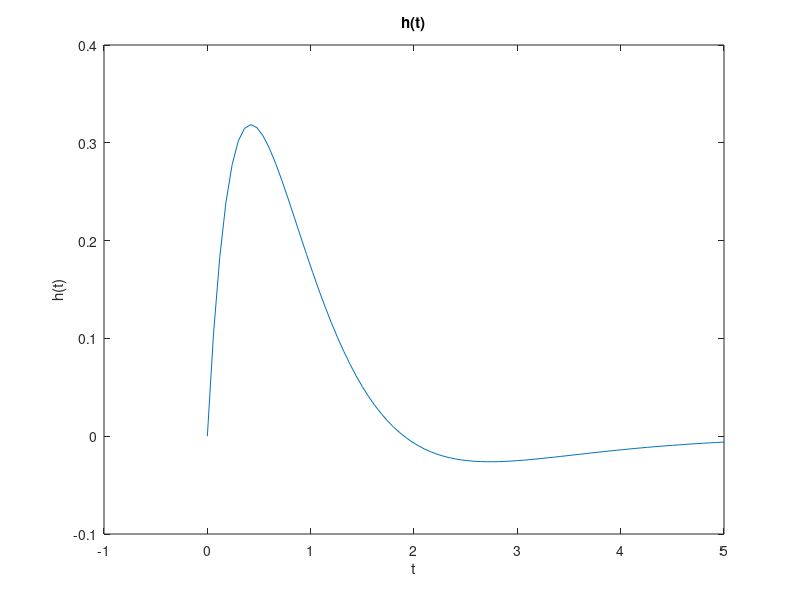

MATLAB code to generate this figure:
a=[2,1];
b=[1,5,8,4];
sys=tf(a,b);
[h,t]=impulse(sys);
plot(t,h);
xlabel('t');
ylabel('h(t)');
title('h(t)');
set(gca,'XLim',[-1,5])